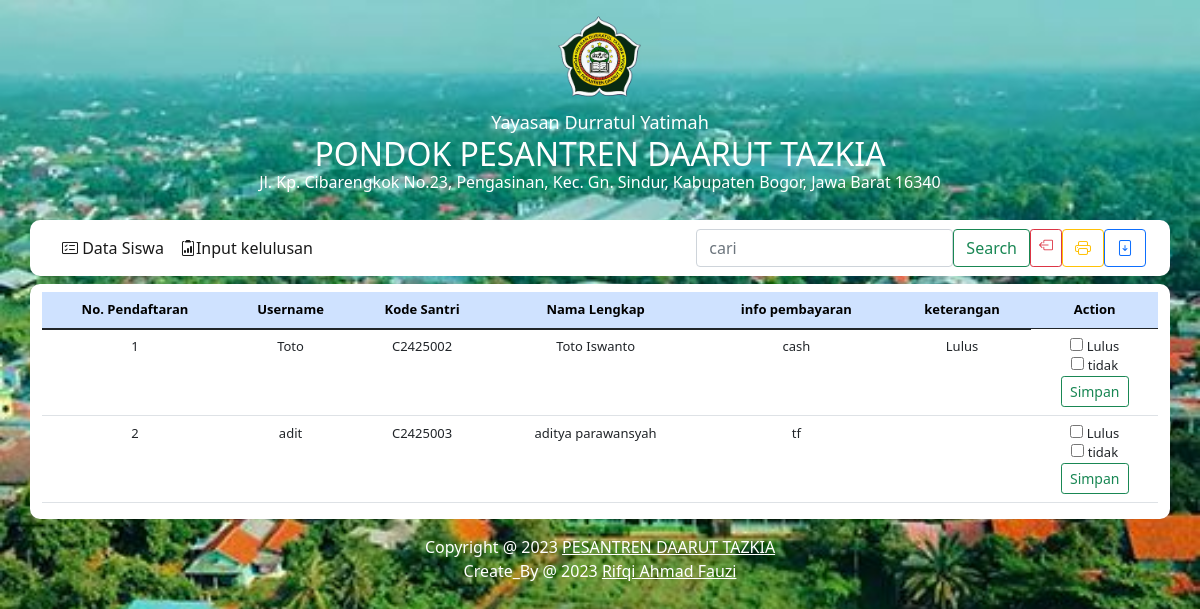
The app's page /ujian.php (signed in) with its own data.
### tables this page shows
CREATE TABLE `data_siswa` (
  `id_siswa` int(11) NOT NULL,
  `kode` varchar(100) NOT NULL,
  `username_siswa` varchar(30) NOT NULL,
  `password_enk` varchar(30) NOT NULL,
  `password2` varchar(30) NOT NULL,
  `nama_siswa` varchar(30) NOT NULL,
  `tempat` varchar(100) NOT NULL,
  `tanggal` varchar(100) NOT NULL,
  `tanggal_daftar` varchar(1000) NOT NULL,
  `Jenis_kelamin` varchar(30) NOT NULL,
  `jenjang` varchar(30) NOT NULL,
  `status` varchar(30) NOT NULL,
  `email_siswa` varchar(30) NOT NULL,
  `no_telphon` varchar(30) NOT NULL,
  `asal_skolah` varchar(30) NOT NULL,
  `nisn` varchar(30) NOT NULL,
  `skhun` varchar(30) NOT NULL,
  `no_ijazah` varchar(30) NOT NULL,
  `nik` varchar(40) NOT NULL,
  `nama_file_pdf` varchar(100) NOT NULL,
  `judul_file_pdf` varchar(100) NOT NULL,
  `keterangan` varchar(10) NOT NULL
);

### ujian.php (the view, shortened to what this page needs)
<!doctype html>
<html lang="en">
<head>
	<link href="https://cdn.jsdelivr.net/npm/bootstrap@5.1.3/dist/css/bootstrap.min.css" rel="stylesheet">
	<link rel="stylesheet" href="style1.css">
	<link rel="stylesheet" href="https://cdn.jsdelivr.net/npm/bootstrap-icons@1.9.1/font/bootstrap-icons.css">
</head>
<body>
	<heading>
		<?php include 'modul/heading.php'; ?>
	</heading>
	<div class="">
		<nav class="container radius navbar navbar-expand-lg navbar-light " style="background-color: #ffffff;">
			<div class="container-fluid">
				<div class="collapse navbar-collapse" id="navbarSupportedContent">
					<div class="navbar-nav">
						<a class="nav-link active" href="datasiswa.php"><i class="bi bi-card-checklist"></i> Data Siswa</a>
						<a class="nav-link active" href="ujian.php"><i class="bi bi-clipboard2-data"></i>Input kelulusan</a>
					</div>
				</div>
				<form action="cari.php" method="POST" class="d-flex">
					<input class="form-control" type="cari" placeholder="cari" aria-label="cari" id="cari" name="cari">
					<button class="btn btn-outline-success" type="submit">Search</button>
					<a href="logout.php" class="btn btn-outline-danger btn-sm">
						<i class="bi bi-box-arrow-left"></i>
					</a>
					<a href="print.php" class="btn btn-outline-warning btn-xs"><i class="bi bi-printer"></i></a>
					<a href="download2.php" class="btn btn-outline-primary btn-xs"><i class="bi bi-file-arrow-down"></i></a>
				</form>
			</div>
		</nav>
	</div>
	<div class="container mt-2">
		<font size="2">
			<div class="row">
				<div class="container bg-white radius">
					<table class="table text-center mt-2">
						<thead class="table-primary radius">
							<tr>
								<th scope="col">No. Pendaftaran</th>
								<th scope="col">Username</th>
								<th scope="col">Kode Santri</th>
								<th scope="col">Nama Lengkap</th>
								<th scope="col">info pembayaran</th>
								<th scope="col">keterangan</th>
								<th scope="col" class="sticky-right">Action</th>
							</tr>
						</thead>
						<tbody>
								<?php
								include 'koneksi.php';
								$sql = mysqli_query($koneksi, "SELECT * FROM data_siswa");
								while ($data = mysqli_fetch_array($sql)) {
								?>
							<tr>
								<td><?= $data['id_siswa']; ?></td>
								<td><?= $data['username_siswa']; ?></td>
								<td><?= $data['kode']; ?></td>
								<td><?= $data['nama_siswa']; ?></td>
								<td><?= $data['judul_file_pdf']; ?></td>
								<td><?= $data['keterangan']; ?></td>
								<td class="sticky-right action-cell">
									<form action="ujianAct.php" method="post">
										<input type="checkbox" name="keterangan[]" value="Lulus"> Lulus<br>
										<input type="checkbox" name="keterangan[]" value="Tidak"> tidak<br>
										<input type="submit" value="Simpan" class="btn btn-outline-success btn-sm">
									</form>
								</td>
							</tr>
						<?php } ?>
						</tbody>
					</table>
				</div>
			</div>
	</div>
	<footer>
		<?php include 'modul/footer.php'; ?>
	</footer>
</body>
</html>

### style1.css (style rules this page uses)
body { background-image: url("pondok.jpg"); background-size:cover; }
.radius { border-radius: 10px !important; }

### ujian.php (style rules this page uses)
table td.action-cell { background-color: white !important; }
.sticky-right { position: sticky; right: 0; z-index: 2; }

### records on screen
data_siswa: id_siswa "1", username_siswa "Toto", kode "C2425002", nama_siswa "Toto Iswanto", judul_file_pdf "cash", keterangan "Lulus"
data_siswa: id_siswa "2", username_siswa "adit", kode "C2425003", nama_siswa "aditya parawansyah", judul_file_pdf "tf"
